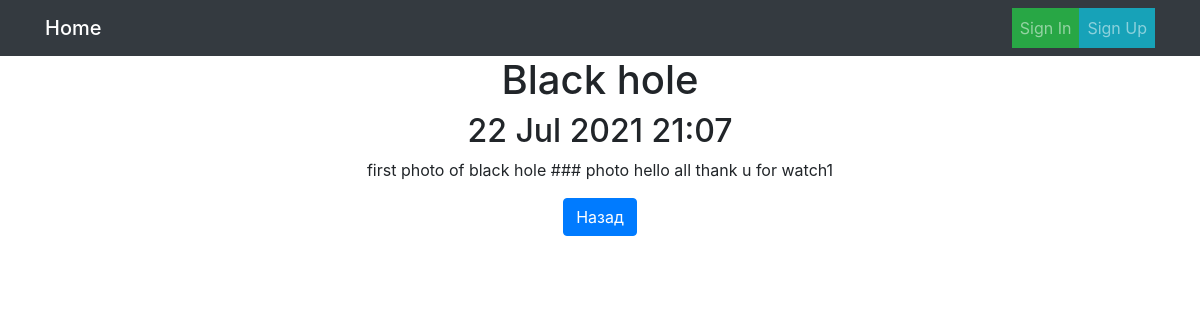
Screenshot of /news/2/ with the database file from the repository.
### NewsPaper/models.py (models this page shows, shortened)
class Post(models.Model):
    author = models.ForeignKey(Author, on_delete=models.CASCADE, verbose_name='Автор')
    type = models.CharField(max_length=3, choices=PostTypes, default=article, verbose_name='Тип сообщения', null=True)
    updated = models.DateTimeField(auto_now_add=True, verbose_name='Дата обновления')
    title = models.CharField(max_length=250, verbose_name='Название', null=True)
    text = models.TextField(verbose_name='Текст', null=True)
    rating = models.IntegerField(default=0, verbose_name='Рейтинг')
    categories = models.ManyToManyField(Category, through='PostCategory', verbose_name='Категория')

### NewsPaper/views.py (the view)
# urls.py: path('<int:pk>/', PostDetailView.as_view(), name='news_detail'),
class PostDetailView(DetailView):
    template_name = 'news_detail.html'
    queryset = Post.objects.all()
    context_object_name = 'new'
    def get_context_data(self, **kwargs):
        context = super().get_context_data(**kwargs)
        id = self.kwargs.get('pk')
        post = Post.objects.get(pk=id)
        can_edit = False
        if self.request.user.is_superuser:
            can_edit = True
        elif self.request.user == post.author.user:
            can_edit = True
        context['can_edit'] = can_edit
        return context

### NewsPaper/templatetags/censor.py (called while the page is built)
@register.filter(name='censor')
def censor(value):
    censor_words = ['fuck', 'shit', 'fool']
    re_str = '|'.join(censor_words)
    return re.sub(re_str, '###', value)

### templates/news_detail.html (shortened to what this page needs)
{% extends 'base.html' %}
{% load censor %}
{% block content %}
<h1>{{ new.title }}</h1>
<h2>{{ new.updated|date:'d M Y H:m' }}</h2>
<p>{{ new.text|censor }}</p>
<a href="{% url 'news_list' %}" class="btn btn-primary">Назад</a>
{% endblock content %}

### rows the page displays
Post: title "Black hole", updated "22 Jul 2021 21:07", text|censor "first photo of black hole ### photo hello all thank u for watch1"
